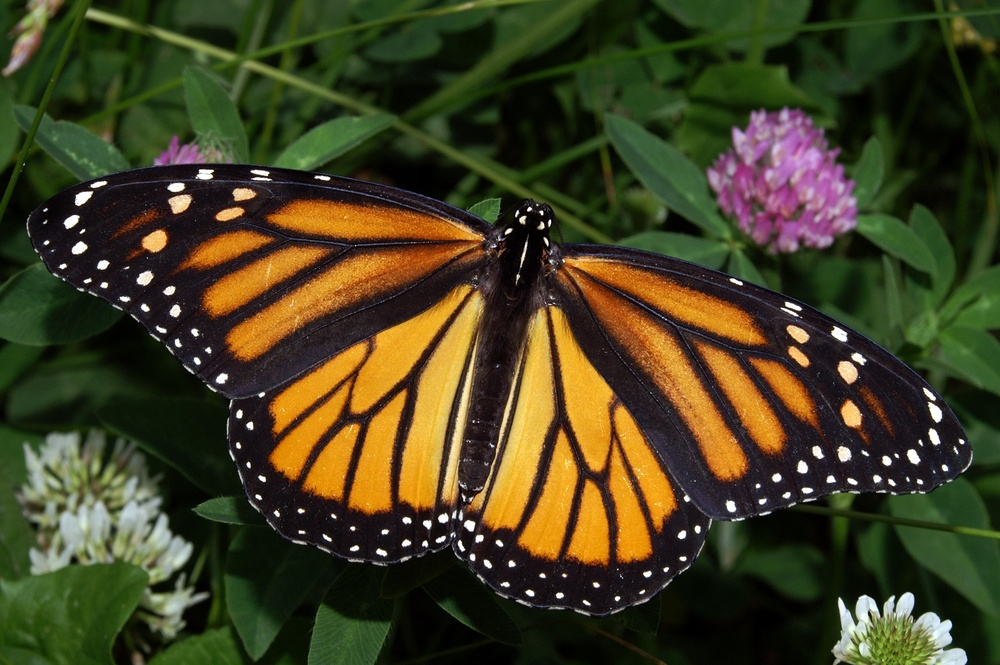
#> input picture CVND_Exercises/1_3_Types_of_Features_Image_Segmentation/images/monarch.jpg, 1000 x 665 px, shrunk from 3008 x 2000 before the run
$ jupyter execute '3. K-means.ipynb'   (shell and % lines are left out)
#> lines starting #> are read from the running program, lines starting #| are printed output that depends on the picture
# K-means Clustering

### Import resources and display image

[cell 1]
import numpy as np
import matplotlib.pyplot as plt
import cv2


# Read in the image
## TODO: Check out the images directory to see other images you can work with
# And select one!
image = cv2.imread('images/monarch.jpg')
#> image is the input picture: shape (665, 1000, 3); mean B, G, R 32.9, 63.4, 66.8

# Change color to RGB (from BGR)
image = cv2.cvtColor(image, cv2.COLOR_BGR2RGB)

plt.imshow(image)

### Prepare data for k-means

[cell 2]
# Reshape image into a 2D array of pixels and 3 color values (RGB)
pixel_vals = image.reshape((-1,3))

# Convert to float type
pixel_vals = np.float32(pixel_vals)

### Implement k-means clustering

[cell 3]
# define stopping criteria
# you can change the number of max iterations for faster convergence!
criteria = (cv2.TERM_CRITERIA_EPS + cv2.TERM_CRITERIA_MAX_ITER, 100, 0.2)

## TODO: Select a value for k
# then perform k-means clustering
k = 3
retval, labels, centers = cv2.kmeans(pixel_vals, k, None, criteria, 10, cv2.KMEANS_RANDOM_CENTERS)
#> retval = 1.32e+09; centers = [[20.65, 24.07, 12.69], [204.1, 153, 80.6], [62.42, 74.72, 37.9]]

# convert data into 8-bit values
centers = np.uint8(centers)
#> centers = [[20, 24, 12], [204, 152, 80], [62, 74, 37]]
segmented_data = centers[labels.flatten()]

# reshape data into the original image dimensions
segmented_image = segmented_data.reshape((image.shape))
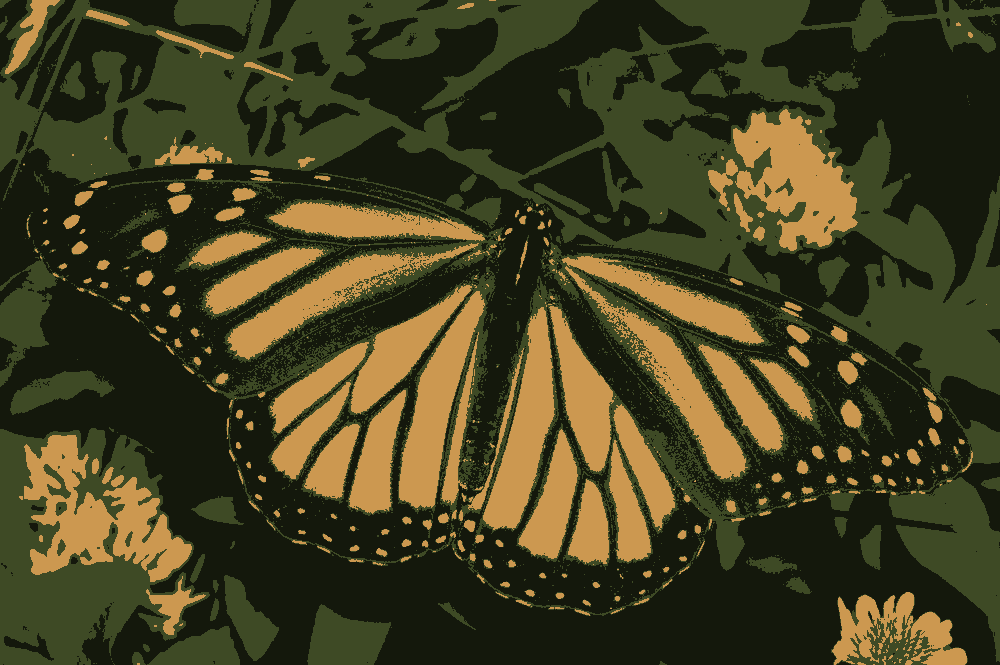
#> segmented_image: shape (665, 1000, 3); mean R, G, B 66.3, 62.9, 32.2
labels_reshape = labels.reshape(image.shape[0], image.shape[1])
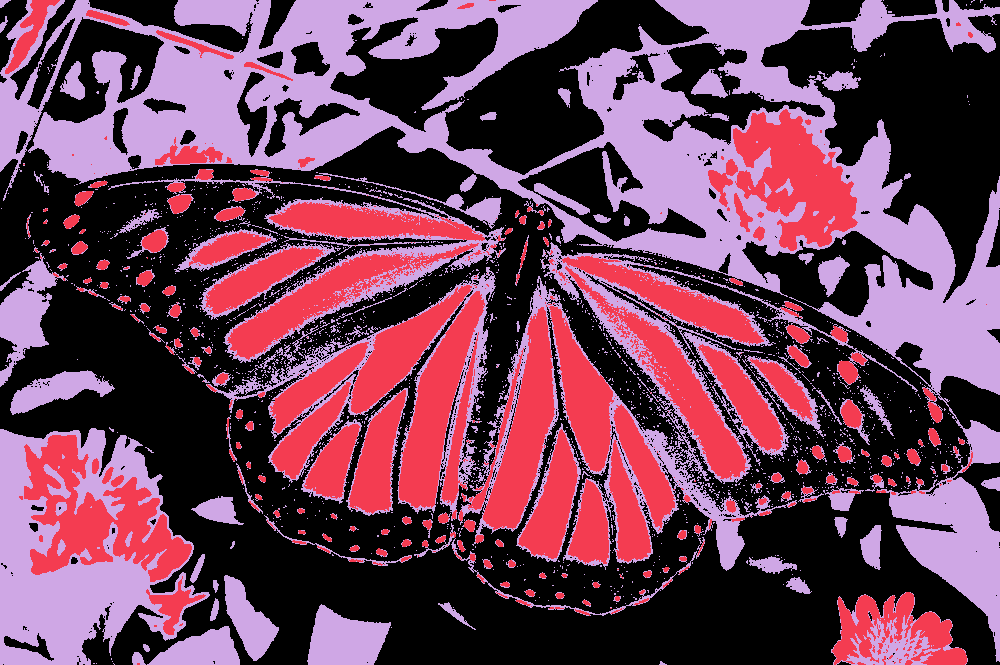
#> labels_reshape: shape (665, 1000) int32; 3 distinct labels, from 0 to 2; one colour per label, 0 black

plt.imshow(segmented_image)

[cell 4]
## TODO: Visualize one segment, try to find which is the leaves, background, etc!
plt.imshow(labels_reshape==2, cmap='gray')
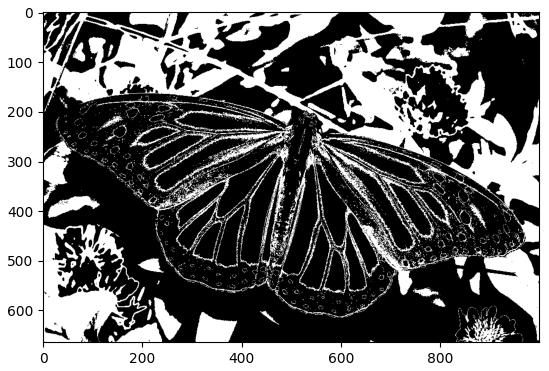
#> figure drawn by matplotlib, 1 panel

[cell 5]
# mask an image segment by cluster

cluster = 2 # the first cluster

masked_image = np.copy(image)
# turn the mask green!
masked_image[labels_reshape == cluster] = [0, 255, 0]
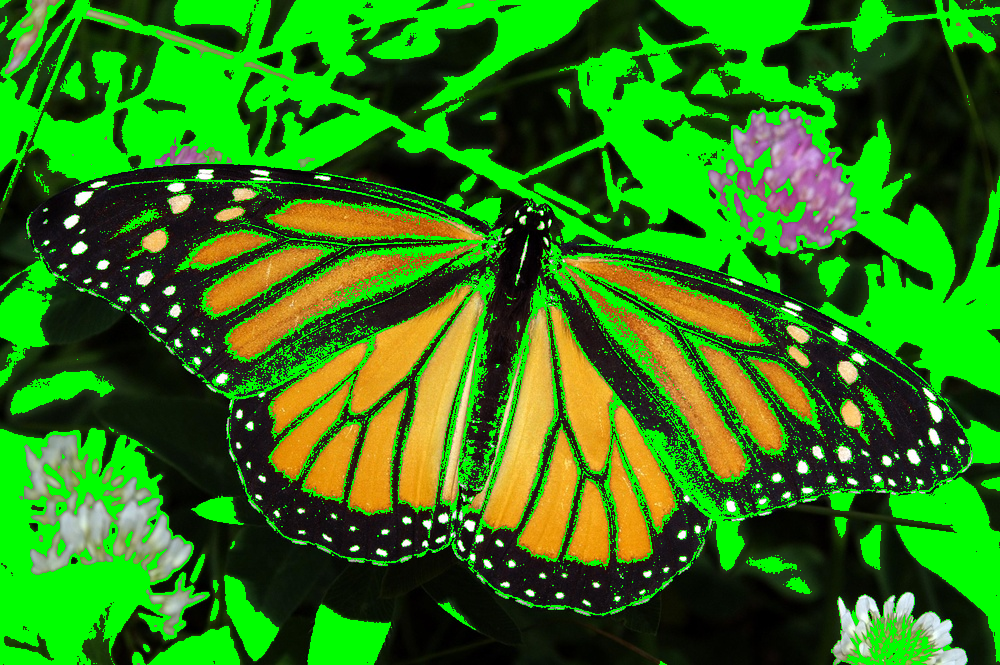
#> masked_image: shape (665, 1000, 3); mean R, G, B 46.6, 121.6, 20.7

plt.imshow(masked_image)

$ run again, with CVND_Exercises/1_3_Types_of_Features_Image_Segmentation/images/flamingos.jpg copied over CVND_Exercises/1_3_Types_of_Features_Image_Segmentation/images/monarch.jpg
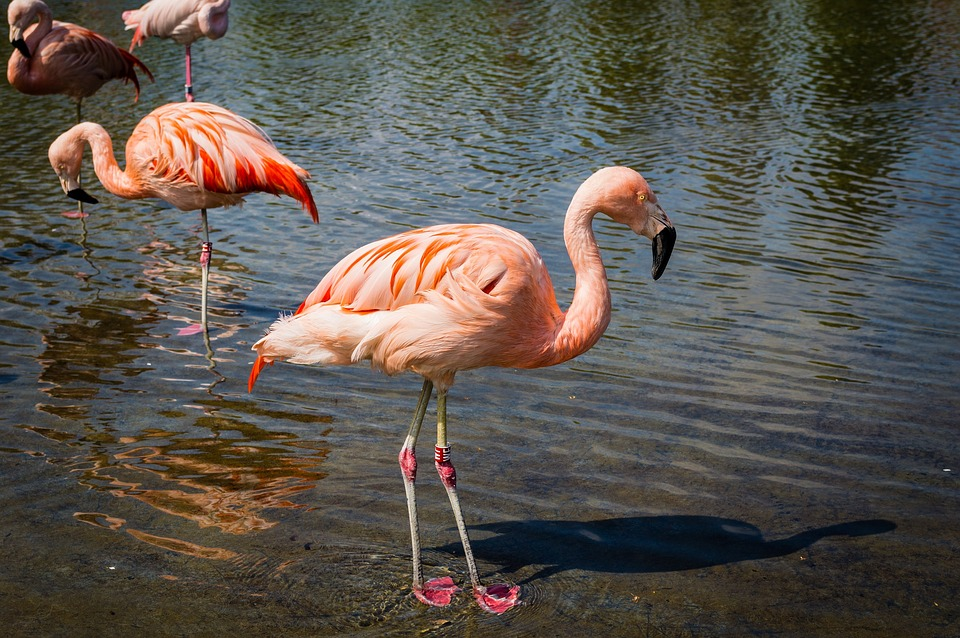
#> input picture CVND_Exercises/1_3_Types_of_Features_Image_Segmentation/images/flamingos.jpg, 960 x 638 px
#> image is the input picture: shape (638, 960, 3); mean B, G, R 77.9, 84.9, 91.1
#> `retval, labels, centers = cv2.kmeans(pixel_vals, k, None, criteria, 10..`: retval = 980906149.1; centers = [[104.5, 105.3, 104.7], [232, 181.7, 160.3], [57.82, 52.92, 42.72]]
#> `centers = np.uint8(centers)`: centers = [[104, 105, 104], [232, 181, 160], [57, 52, 42]]
#> `labels_reshape = labels.reshape(image.shape[0], image.shape[1])`:
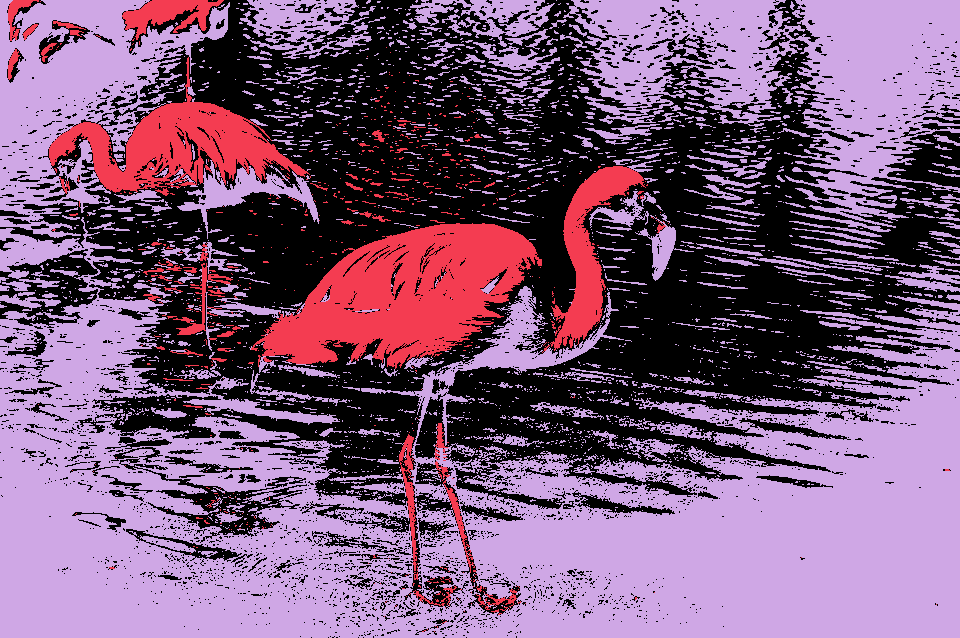
#> labels_reshape: shape (638, 960) int32; 3 distinct labels, from 0 to 2; one colour per label, 0 black
#> `masked_image[labels_reshape == cluster] = [0, 255, 0]`:
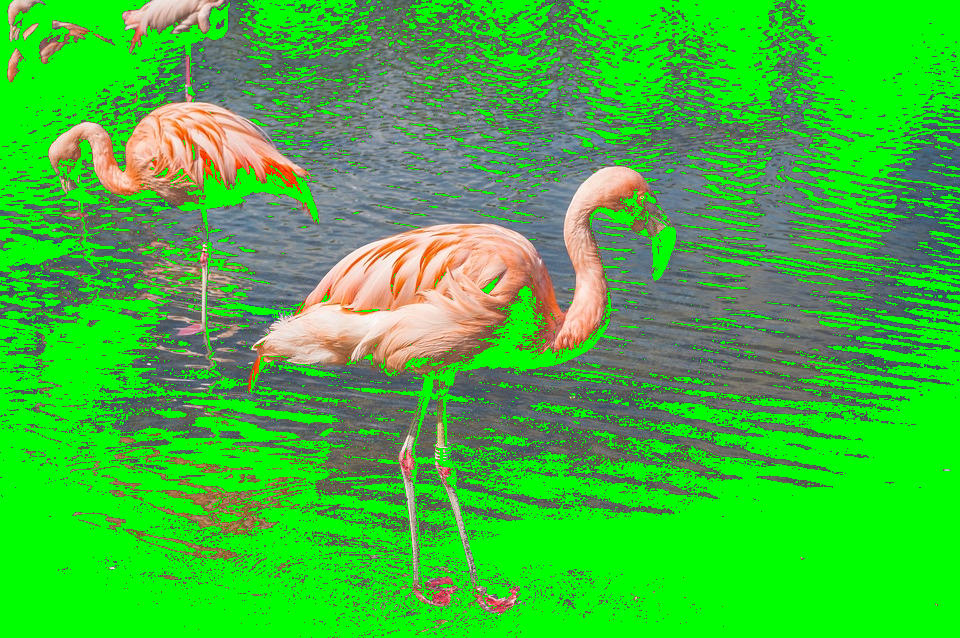
#> masked_image: shape (638, 960, 3); mean R, G, B 62, 186.7, 56.4

$ run again, with CVND_Exercises/1_3_Types_of_Features_Image_Segmentation/images/oranges.jpg copied over CVND_Exercises/1_3_Types_of_Features_Image_Segmentation/images/monarch.jpg
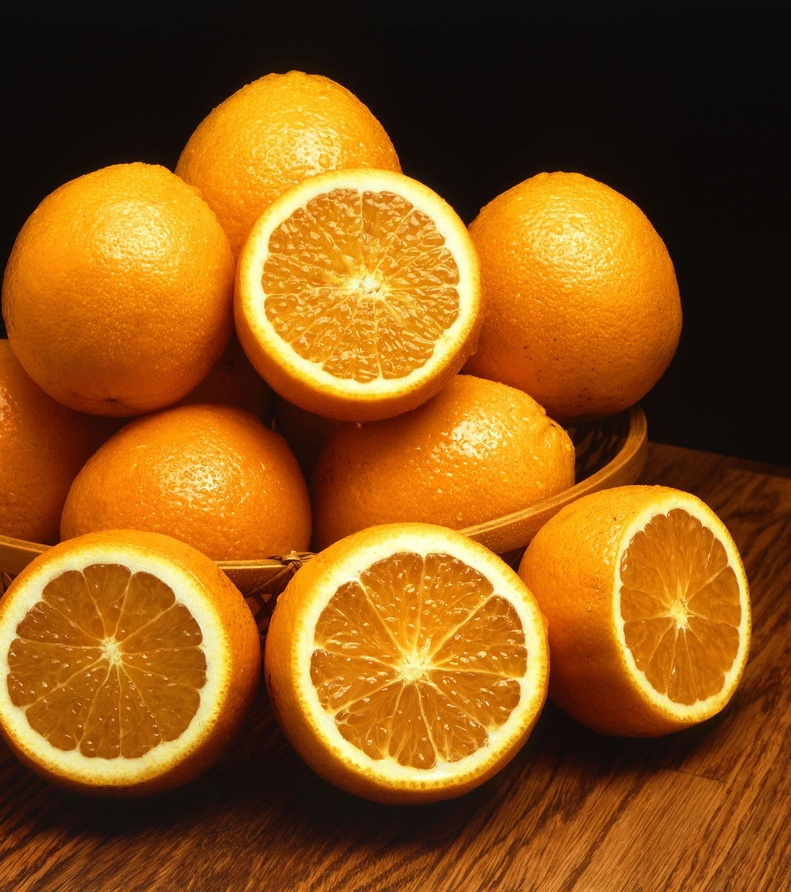
#> input picture CVND_Exercises/1_3_Types_of_Features_Image_Segmentation/images/oranges.jpg, 791 x 892 px, shrunk from 1999 x 2254 before the run
#> image is the input picture: shape (892, 791, 3); mean B, G, R 22.6, 85.5, 140
#> `retval, labels, centers = cv2.kmeans(pixel_vals, k, None, criteria, 10..`: retval = 1.57e+09; centers = [[197.6, 105.4, 10.68], [247.3, 204.4, 86.88], [39.52, 17.75, 8.27]]
#> `centers = np.uint8(centers)`: centers = [[197, 105, 10], [247, 204, 86], [39, 17, 8]]
#> `labels_reshape = labels.reshape(image.shape[0], image.shape[1])`:
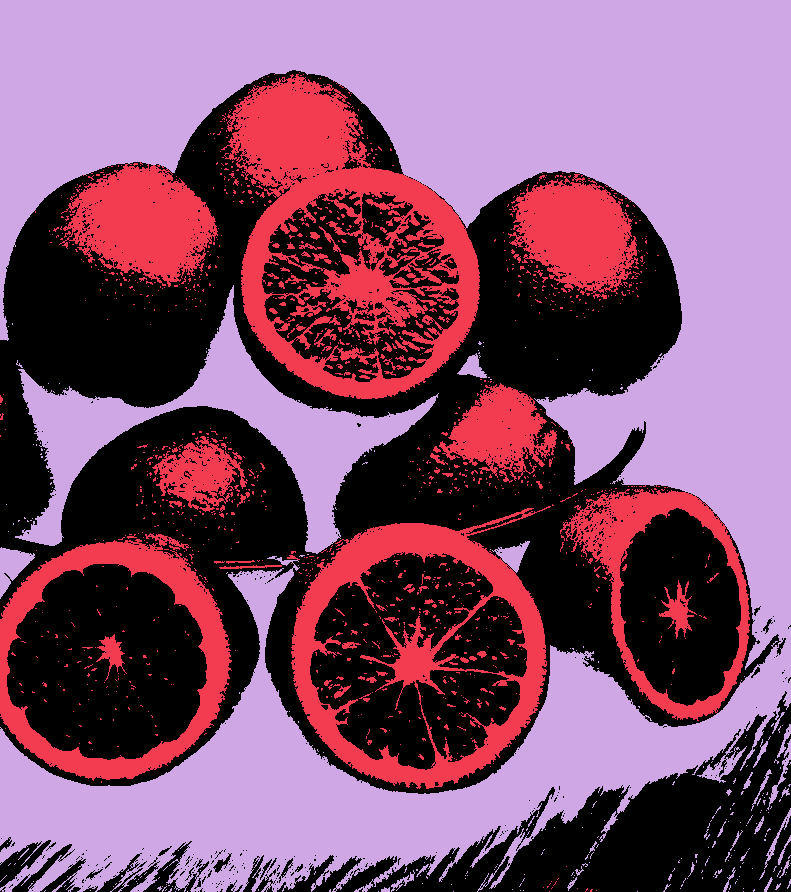
#> labels_reshape: shape (892, 791) int32; 3 distinct labels, from 0 to 2; one colour per label, 0 black
#> `masked_image[labels_reshape == cluster] = [0, 255, 0]`:
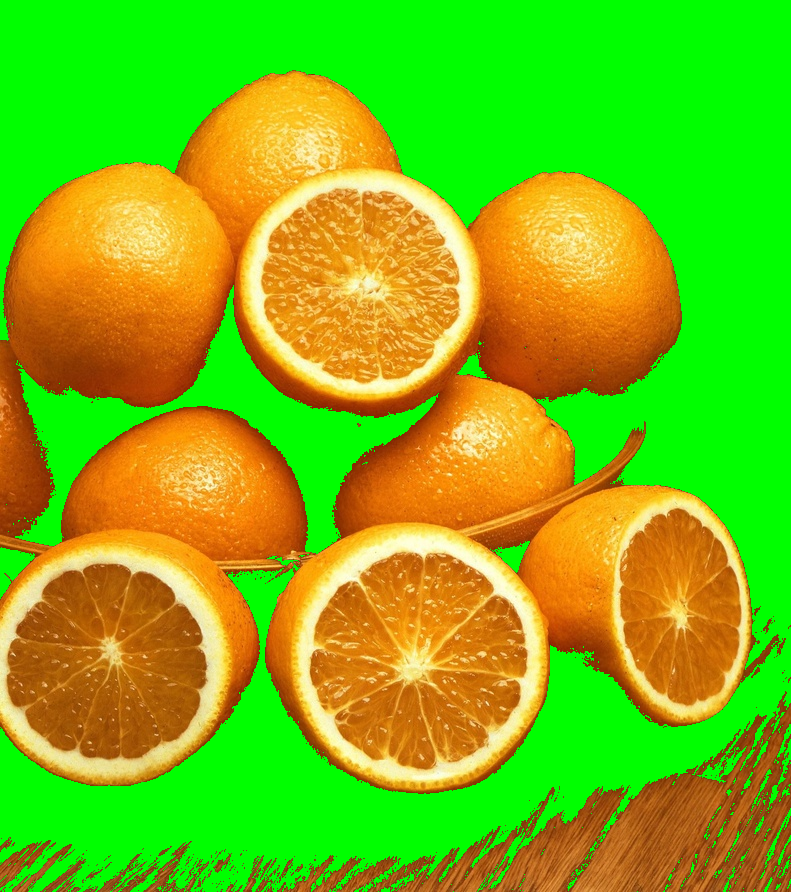
#> masked_image: shape (892, 791, 3); mean R, G, B 123.5, 184.6, 19.1

$ run again, with CVND_Exercises/1_3_Types_of_Features_Image_Segmentation/images/pancakes.jpg copied over CVND_Exercises/1_3_Types_of_Features_Image_Segmentation/images/monarch.jpg
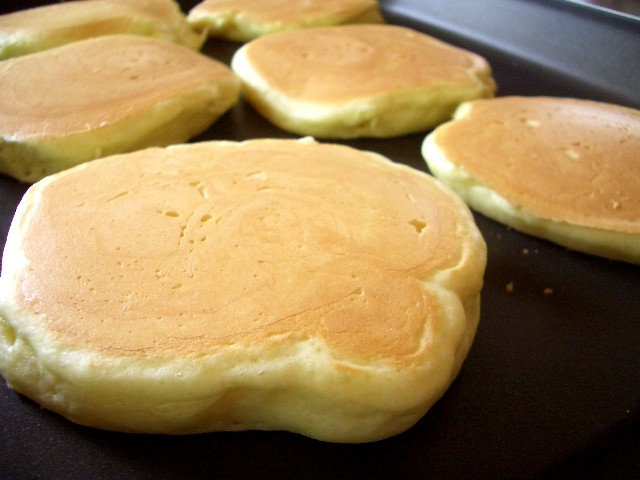
#> input picture CVND_Exercises/1_3_Types_of_Features_Image_Segmentation/images/pancakes.jpg, 640 x 480 px
#> image is the input picture: shape (480, 640, 3); mean B, G, R 85.1, 130.4, 157.3
#> `retval, labels, centers = cv2.kmeans(pixel_vals, k, None, criteria, 10..`: retval = 589929744.8; centers = [[28.96, 18.97, 11], [230.5, 193.5, 132.9], [147.2, 122.4, 64.91]]
#> `centers = np.uint8(centers)`: centers = [[28, 18, 11], [230, 193, 132], [147, 122, 64]]
#> `labels_reshape = labels.reshape(image.shape[0], image.shape[1])`:
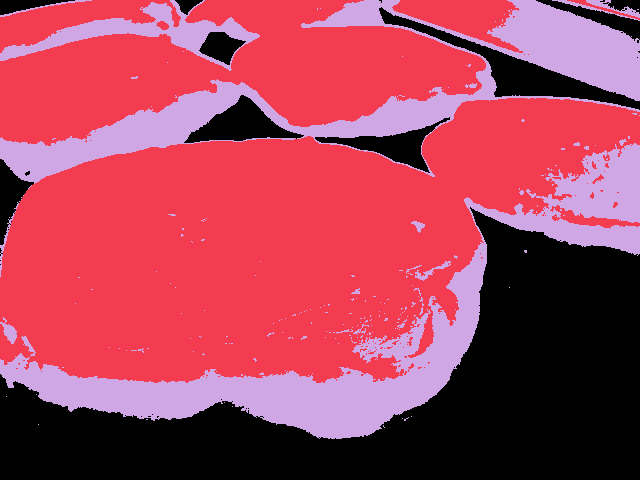
#> labels_reshape: shape (480, 640) int32; 3 distinct labels, from 0 to 2; one colour per label, 0 black
#> `masked_image[labels_reshape == cluster] = [0, 255, 0]`:
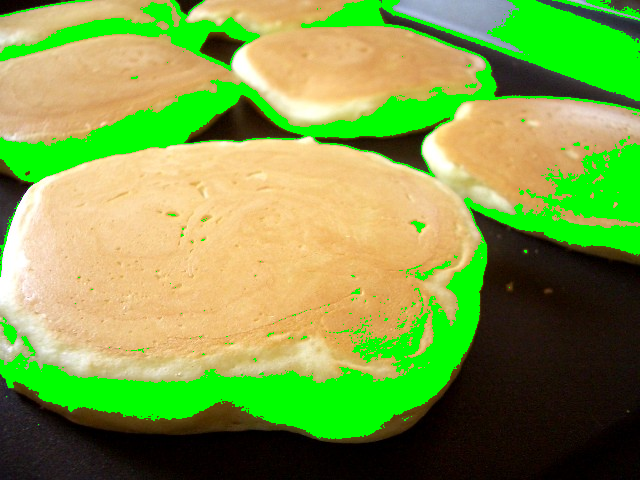
#> masked_image: shape (480, 640, 3); mean R, G, B 127.4, 157.3, 71.9
